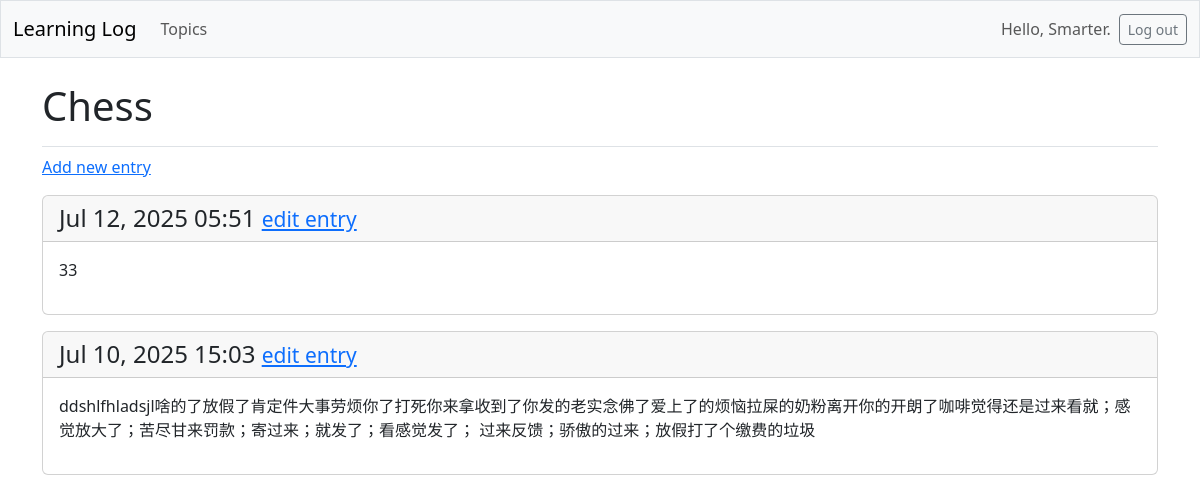
The page /topics/1/ (signed in) on the database its author committed.
### learning_log/models.py (models this page shows, shortened)
class Topic(models.Model):
    text = models.CharField(max_length=200)
    date_added = models.DateTimeField(auto_now_add=True)
    owner = models.ForeignKey(User, on_delete=models.CASCADE)

class Entry(models.Model):
    topic = models.ForeignKey(Topic, on_delete=models.CASCADE)
    text = models.TextField()
    date_added = models.DateTimeField(auto_now_add=True)
    class Meta:
        verbose_name_plural = 'entries'

### learning_log/views.py (the view)
# urls.py: path('topics/<int:topic_id>/', views.topic, name='topic'),
@login_required
def topic(request, topic_id):
    topic = Topic.objects.get(id=topic_id)
    if topic.owner != request.user:
        raise Http404
    entries = topic.entry_set.order_by('-date_added')
    context = {'topic': topic, 'entries': entries}
    return render(request, 'learning_log/topic.html', context)

### templates/learning_log/topic.html
{% extends 'learning_log/base.html' %}
{% block page_header %}
  <h1>{{ topic.text }}</h1>
{% endblock page_header %}
{% block content %}
  <p>
    <a href="{% url 'learning_log:new_entry' topic.id %}">Add new entry</a>
  </p>
  {% for entry in entries %}
    <div class="card mb-3">
      <h4 class="card-header">
        {{ entry.date_added|date:'M d, Y H:i' }}
        <small><a href="{% url 'learning_log:edit_entry' entry.id %}">
          edit entry</a></small>
      </h4>
      <div class="card-body">{{ entry.text|linebreaks }}</div>
    </div>
  {% empty %}
    <p>There are no entries for this topic yet.</p>
  {% endfor %}
{% endblock content %}

### templates/learning_log/base.html (shortened to what this page needs)
<!doctype html>
<html lang="en">
<head>
  {% load django_bootstrap5 %}
  {% bootstrap_css %}
</head>
<body>
  <nav class="navbar navbar-expand-md navbar-light bg-light mb-4 border">
    <div class="container-fluid">
      <a class="navbar-brand" href="{% url 'learning_log:index' %}">
          Learning Log</a>
      <div class="collapse navbar-collapse" id="navbarCollapse">
        <ul class="navbar-nav me-auto mb-2 mb-md-0">
          <li class="nav-item">
            <a class="nav-link" href="{% url 'learning_log:topics' %}">
              Topics</a></li>
        </ul>
        <ul class="navbar-nav ms-auto mb-2 mb-md-0">
          {% if user.is_authenticated %}
            <li class="nav-item">
              <span class="navbar-text me-2">Hello, {{ user.username }}.
                </span></li>
          {% endif %}
        </ul>
        {% if user.is_authenticated %}
          <form action="{% url 'accounts:logout' %}" method='post'>
            <button name='submit' class='btn btn-outline-secondary btn-sm'>
              Log out</button>
          </form>
        {% endif %}
      </div>
    </div>
  </nav>
  <main class="container">
    <div class="pb-2 mb-2 border-bottom">
      {% block page_header %}{% endblock page_header %}
    </div>
    <div>
      {% block content %}{% endblock content %}
    </div>
  </main>
</body>
</html>

### rows shown on the page
Topic: text "Chess"
Entry: date_added "Jul 12, 2025 05:51", text "33"
Entry: date_added "Jul 10, 2025 15:03", text "ddshlfhladsjl啥的了放假了肯定件大事劳烦你了打死你来拿收到了你发的老实念佛了爱上了的烦恼拉屎的奶粉离开你的开朗了咖啡觉得还是过来看就；感觉放大了；苦尽甘来罚款；寄过来；就发了；看感觉发了； 过来反馈；骄傲的过来；放假打了个缴费的垃圾"

### other values the page prints
{{ user.username }} "Smarter"
